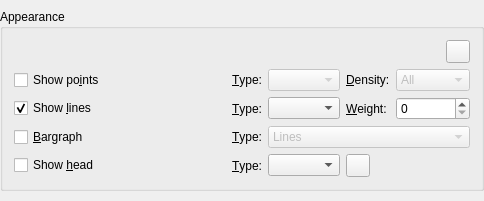
<?xml version="1.0" encoding="UTF-8"?>
<ui version="4.0">
 <class>CurveAppearance</class>
 <widget class="QWidget" name="CurveAppearance">
  <property name="geometry">
   <rect>
    <x>0</x>
    <y>0</y>
    <width>484</width>
    <height>201</height>
   </rect>
  </property>
  <layout class="QHBoxLayout" name="horizontalLayout">
   <property name="margin">
    <number>0</number>
   </property>
   <item>
    <widget class="QGroupBox" name="GroupBox9_2_2_2">
     <property name="sizePolicy">
      <sizepolicy hsizetype="Preferred" vsizetype="Fixed">
       <horstretch>0</horstretch>
       <verstretch>0</verstretch>
      </sizepolicy>
     </property>
     <property name="font">
      <font>
       <weight>50</weight>
       <bold>false</bold>
      </font>
     </property>
     <property name="title">
      <string>Appearance</string>
     </property>
     <layout class="QGridLayout" name="_2">
      <item row="0" column="0" colspan="7">
       <layout class="QHBoxLayout">
        <item>
         <widget class="QLabel" name="_label">
          <property name="frameShape">
           <enum>QFrame::NoFrame</enum>
          </property>
          <property name="frameShadow">
           <enum>QFrame::Plain</enum>
          </property>
          <property name="scaledContents">
           <bool>true</bool>
          </property>
          <property name="wordWrap">
           <bool>false</bool>
          </property>
         </widget>
        </item>
        <item>
         <widget class="Kst::ColorButton" name="_color">
          <property name="sizePolicy">
           <sizepolicy hsizetype="Fixed" vsizetype="Fixed">
            <horstretch>0</horstretch>
            <verstretch>0</verstretch>
           </sizepolicy>
          </property>
         </widget>
        </item>
       </layout>
      </item>
      <item row="1" column="0" colspan="3">
       <widget class="QCheckBox" name="_showPoints">
        <property name="sizePolicy">
         <sizepolicy hsizetype="Fixed" vsizetype="Fixed">
          <horstretch>0</horstretch>
          <verstretch>0</verstretch>
         </sizepolicy>
        </property>
        <property name="whatsThis">
         <string>Check this to cause the selected points to be drawn at each data point.</string>
        </property>
        <property name="text">
         <string>Show po&amp;ints</string>
        </property>
       </widget>
      </item>
      <item row="1" column="3">
       <widget class="QLabel" name="_textLabelPointStyle">
        <property name="sizePolicy">
         <sizepolicy hsizetype="Fixed" vsizetype="Preferred">
          <horstretch>0</horstretch>
          <verstretch>0</verstretch>
         </sizepolicy>
        </property>
        <property name="text">
         <string>&amp;Type:</string>
        </property>
        <property name="wordWrap">
         <bool>false</bool>
        </property>
        <property name="buddy">
         <cstring>_comboPointSymbol</cstring>
        </property>
       </widget>
      </item>
      <item row="1" column="4">
       <widget class="QComboBox" name="_comboPointSymbol">
        <property name="enabled">
         <bool>false</bool>
        </property>
        <property name="toolTip">
         <string>Point Type</string>
        </property>
        <property name="whatsThis">
         <string>If &quot;Show Points&quot; is checked, the selected point type will be drawn at each data point.</string>
        </property>
       </widget>
      </item>
      <item row="1" column="5">
       <widget class="QLabel" name="_textLabelPointDensity">
        <property name="sizePolicy">
         <sizepolicy hsizetype="Fixed" vsizetype="Preferred">
          <horstretch>0</horstretch>
          <verstretch>0</verstretch>
         </sizepolicy>
        </property>
        <property name="text">
         <string>&amp;Density:</string>
        </property>
        <property name="wordWrap">
         <bool>false</bool>
        </property>
        <property name="buddy">
         <cstring>_comboPointDensity</cstring>
        </property>
       </widget>
      </item>
      <item row="1" column="6">
       <widget class="QComboBox" name="_comboPointDensity">
        <property name="enabled">
         <bool>false</bool>
        </property>
        <property name="toolTip">
         <string>Point Type</string>
        </property>
        <property name="whatsThis">
         <string>If &quot;Show Points&quot; is checked, the selected point type will be drawn at each data point.</string>
        </property>
        <item>
         <property name="text">
          <string>All</string>
         </property>
        </item>
        <item>
         <property name="text">
          <string>High</string>
         </property>
        </item>
        <item>
         <property name="text">
          <string>Medium</string>
         </property>
        </item>
        <item>
         <property name="text">
          <string>Low</string>
         </property>
        </item>
       </widget>
      </item>
      <item row="2" column="0" colspan="3">
       <widget class="QCheckBox" name="_showLines">
        <property name="sizePolicy">
         <sizepolicy hsizetype="Fixed" vsizetype="Fixed">
          <horstretch>0</horstretch>
          <verstretch>0</verstretch>
         </sizepolicy>
        </property>
        <property name="whatsThis">
         <string>Check this to cause lines to be drawn between data points.</string>
        </property>
        <property name="text">
         <string>Show &amp;lines</string>
        </property>
        <property name="checked">
         <bool>true</bool>
        </property>
       </widget>
      </item>
      <item row="2" column="3">
       <widget class="QLabel" name="_textLabelLineStyle">
        <property name="sizePolicy">
         <sizepolicy hsizetype="Fixed" vsizetype="Preferred">
          <horstretch>0</horstretch>
          <verstretch>0</verstretch>
         </sizepolicy>
        </property>
        <property name="text">
         <string>&amp;Type:</string>
        </property>
        <property name="wordWrap">
         <bool>false</bool>
        </property>
        <property name="buddy">
         <cstring>_comboLineStyle</cstring>
        </property>
       </widget>
      </item>
      <item row="2" column="4">
       <widget class="QComboBox" name="_comboLineStyle">
        <property name="toolTip">
         <string>Line Type</string>
        </property>
        <property name="whatsThis">
         <string>If &quot;Show Lines&quot; is checked, the selected line style.</string>
        </property>
       </widget>
      </item>
      <item row="2" column="5">
       <widget class="QLabel" name="_textLabelWeight">
        <property name="sizePolicy">
         <sizepolicy hsizetype="Fixed" vsizetype="Preferred">
          <horstretch>0</horstretch>
          <verstretch>0</verstretch>
         </sizepolicy>
        </property>
        <property name="text">
         <string>&amp;Weight:</string>
        </property>
        <property name="wordWrap">
         <bool>false</bool>
        </property>
        <property name="buddy">
         <cstring>_spinBoxLineWidth</cstring>
        </property>
       </widget>
      </item>
      <item row="2" column="6">
       <widget class="QSpinBox" name="_spinBoxLineWidth">
        <property name="toolTip">
         <string>Line Width</string>
        </property>
        <property name="whatsThis">
         <string>If &quot;Show Lines&quot; is checked, the selected line width.</string>
        </property>
        <property name="maximum">
         <number>50</number>
        </property>
       </widget>
      </item>
      <item row="3" column="0" colspan="3">
       <widget class="QCheckBox" name="_showBars">
        <property name="sizePolicy">
         <sizepolicy hsizetype="Fixed" vsizetype="Fixed">
          <horstretch>0</horstretch>
          <verstretch>0</verstretch>
         </sizepolicy>
        </property>
        <property name="whatsThis">
         <string>Check this to cause lines to be drawn between data points.</string>
        </property>
        <property name="text">
         <string>&amp;Bargraph</string>
        </property>
        <property name="checked">
         <bool>false</bool>
        </property>
       </widget>
      </item>
      <item row="3" column="3">
       <widget class="QLabel" name="_textLabelBarStyle">
        <property name="sizePolicy">
         <sizepolicy hsizetype="Fixed" vsizetype="Preferred">
          <horstretch>0</horstretch>
          <verstretch>0</verstretch>
         </sizepolicy>
        </property>
        <property name="text">
         <string>&amp;Type:</string>
        </property>
        <property name="wordWrap">
         <bool>false</bool>
        </property>
        <property name="buddy">
         <cstring>_barStyle</cstring>
        </property>
       </widget>
      </item>
      <item row="3" column="4" colspan="3">
       <widget class="QComboBox" name="_barStyle">
        <property name="enabled">
         <bool>false</bool>
        </property>
        <property name="toolTip">
         <string>Line Type</string>
        </property>
        <property name="whatsThis">
         <string>If &quot;Show Lines&quot; is checked, the selected line style.</string>
        </property>
        <item>
         <property name="text">
          <string>Lines</string>
         </property>
        </item>
        <item>
         <property name="text">
          <string>Solid</string>
         </property>
        </item>
       </widget>
      </item>
      <item row="4" column="0">
       <widget class="QCheckBox" name="_showHead">
        <property name="sizePolicy">
         <sizepolicy hsizetype="Fixed" vsizetype="Fixed">
          <horstretch>0</horstretch>
          <verstretch>0</verstretch>
         </sizepolicy>
        </property>
        <property name="text">
         <string>Show &amp;head</string>
        </property>
       </widget>
      </item>
      <item row="4" column="3">
       <widget class="QLabel" name="_textLabelHeadStyle">
        <property name="text">
         <string>&amp;Type:</string>
        </property>
        <property name="buddy">
         <cstring>_comboHeadSymbol</cstring>
        </property>
       </widget>
      </item>
      <item row="4" column="4">
       <widget class="QComboBox" name="_comboHeadSymbol"/>
      </item>
      <item row="4" column="5">
       <widget class="Kst::ColorButton" name="_headColor">
        <property name="sizePolicy">
         <sizepolicy hsizetype="Fixed" vsizetype="Fixed">
          <horstretch>0</horstretch>
          <verstretch>0</verstretch>
         </sizepolicy>
        </property>
       </widget>
      </item>
     </layout>
    </widget>
   </item>
  </layout>
 </widget>
 <layoutdefault spacing="6" margin="11"/>
 <customwidgets>
  <customwidget>
   <class>Kst::ColorButton</class>
   <extends>QToolButton</extends>
   <header>colorbutton.h</header>
  </customwidget>
 </customwidgets>
 <tabstops>
  <tabstop>_color</tabstop>
  <tabstop>_showPoints</tabstop>
  <tabstop>_comboPointSymbol</tabstop>
  <tabstop>_comboPointDensity</tabstop>
  <tabstop>_showLines</tabstop>
  <tabstop>_comboLineStyle</tabstop>
  <tabstop>_spinBoxLineWidth</tabstop>
  <tabstop>_showBars</tabstop>
  <tabstop>_barStyle</tabstop>
 </tabstops>
 <includes>
  <include location="global">kst_export.h</include>
 </includes>
 <resources/>
 <connections/>
</ui>
